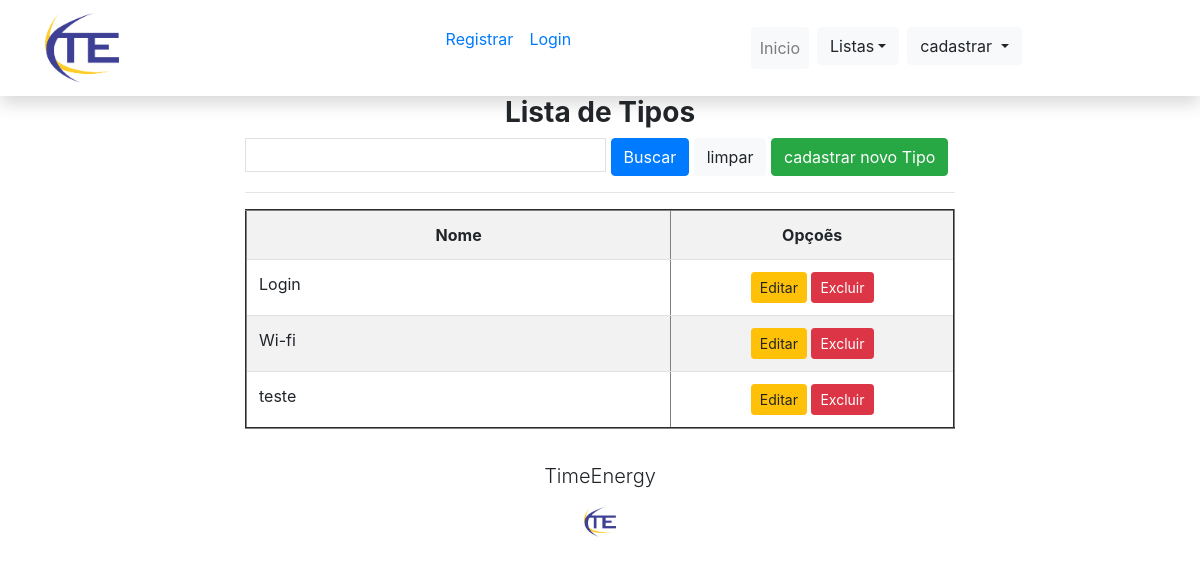
Before: /tipo/listar with the older database file.
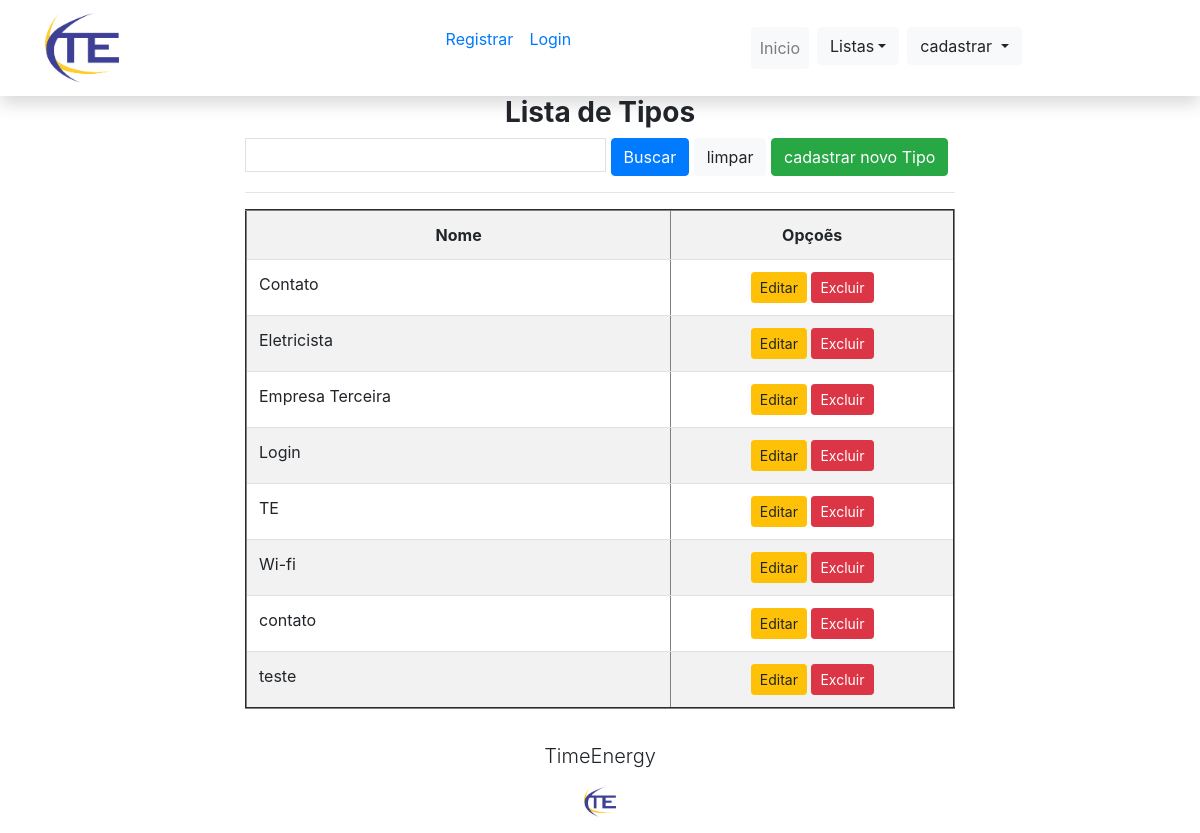
After: the same page with the newer database file.
### dadoste/categoria/models.py (models this page shows, shortened)
class Tipo(models.Model):
    nome = models.CharField(max_length=60, verbose_name='Nome')
    descricao = models.TextField(
        null=True, blank=True)
    class Meta:
        verbose_name = ('Tipo')
        verbose_name_plural = ('Tipos')
        ordering = ["nome"]

### dadoste/categoria/views.py (the view)
# urls.py: path('tipo/listar', TipoLista.as_view(), name='listar-tipo' ),
class TipoLista(ListView):
    model = Tipo
    template_name = 'categoria/listas/formulario.html'

### dadoste/categoria/templates/categoria/listas/formulario.html (shortened to what this page needs)
{% extends 'paginas/modelo.html'  %}
{% load static %}
{% load crispy_forms_tags %}
{% block conteudo %}
<div class="container col-lg-8">
<div class="txt" style="text-align: center;" >
    <h3><b>Lista de Tipos</b></h3>
    </div>
<div>
    <input type="text" name="tipo" id="" value=" {{ request.GET.tipo }}" class="p-1 border"
    autocomplete="off" size="30" placeholder="Busca">
    <button type="submit" class="btn btn-primary">Buscar</button>
    <a href="{% url 'listar' %}" class="btn btn-light">limpar</a>
    <a href="{% url 'tipo-cadastro' %}" class="btn btn-success">cadastrar novo Tipo</a>
<hr>
    <table class="table table-striped " border="2px">
        <tr>
            <th width="60%"><center>Nome</center></th>
            <th width="40%"><center>Opçoẽs</center></th>
        </tr>
        {% for formulario in object_list %}
        <tr>
            <td>{{ formulario.nome }}</td>
            <td>
                <center>
                <a href="{% url 'update' formulario.pk %}" class="btn btn-warning btn-sm"
                    title="Editar">Editar</a>
                <a href="{% url 'excluir' formulario.pk %}" class="btn btn-danger btn-sm "
                    title="Excluir">Excluir</a>
            </td>
        </tr>
        {% empty %}
        <tr>
            <td colspan="2">Nenhum registro!</td> ></td>
        </tr>
        {% endfor %}
    </table>
</div>
{% endblock %}

Changed rows visible on the page:
added Tipo: nome "Contato"
added Tipo: nome "Eletricista"
added Tipo: nome "Empresa Terceira"
added Tipo: nome "TE"
added Tipo: nome "contato"
